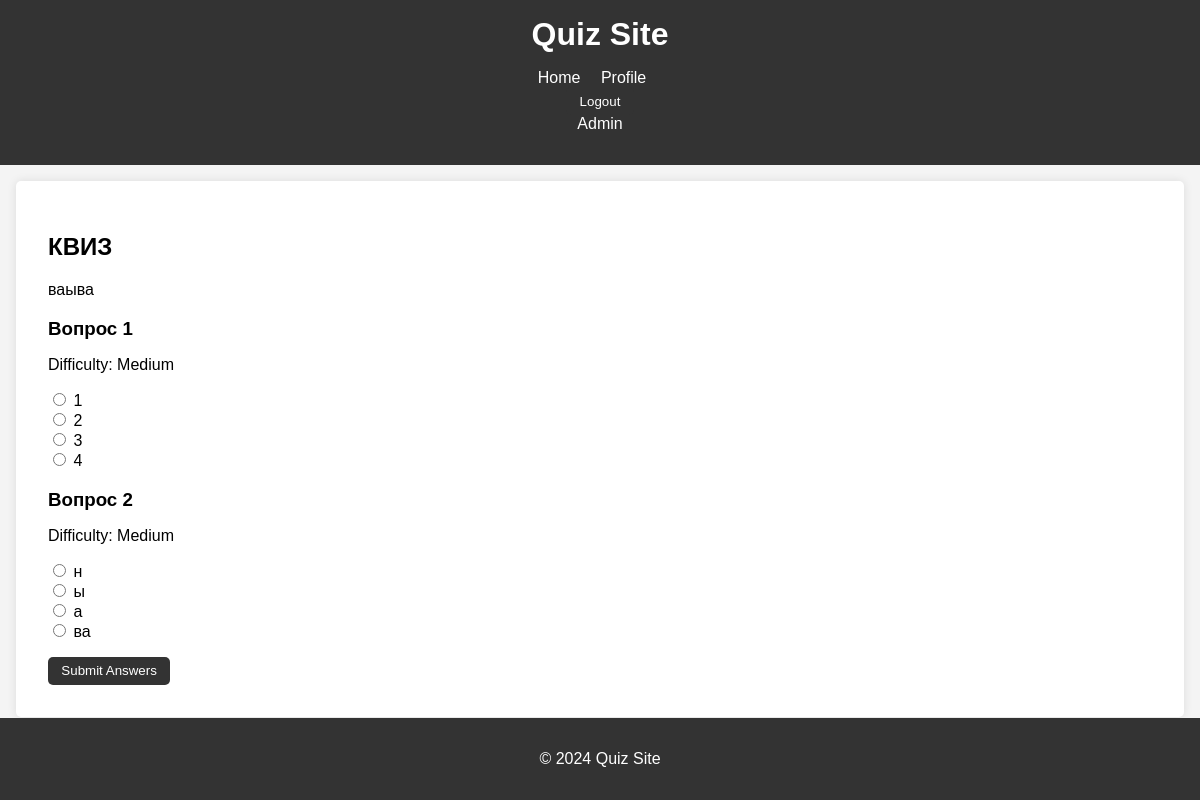
/quiz/1/ (signed in), run on an earlier commit of the app's database.
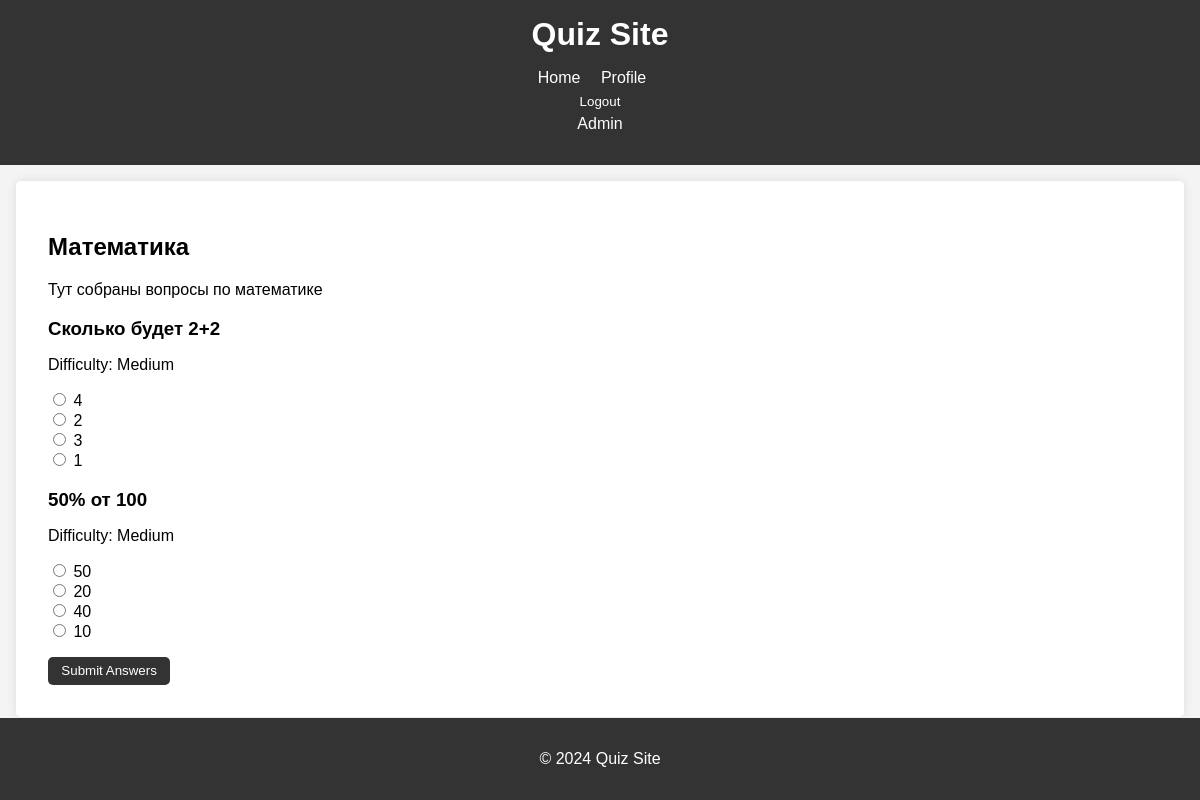
And on a later commit of the database.
### quizzes/models.py (models this page shows, shortened)
class Quiz(models.Model):
    title = models.CharField(max_length=200)
    description = models.TextField()

class Question(models.Model):
    DIFFICULTY_CHOICES = [
        ('easy', 'Easy'),
        ('medium', 'Medium'),
        ('hard', 'Hard'),
    ]
    quiz = models.ForeignKey(Quiz, on_delete=models.CASCADE)
    text = models.CharField(max_length=200)
    option1 = models.CharField(max_length=100)
    option2 = models.CharField(max_length=100)
    option3 = models.CharField(max_length=100)
    option4 = models.CharField(max_length=100)
    correct_option = models.CharField(max_length=100)
    difficulty = models.CharField(max_length=6, choices=DIFFICULTY_CHOICES, default='medium')

### quizzes/views.py (the view, shortened to what this page needs)
# urls.py: path('quiz/<int:quiz_id>/', views.quiz_detail, name='quiz_detail'),
@login_required
def quiz_detail(request, quiz_id):
    quiz = get_object_or_404(Quiz, id=quiz_id)
    if 'questions' not in request.session:
        all_questions = list(quiz.question_set.all())
        random.shuffle(all_questions)
        questions = all_questions[:2]
        request.session['questions'] = [q.id for q in questions]
    else:
        questions = Question.objects.filter(id__in=request.session['questions'])
    log_user_activity(request.user, f"Started quiz {quiz.title}")
    return render(request, 'quizzes/quiz_detail.html', {'quiz': quiz, 'questions': questions})

### quizzes/views.py (called while the page is built)
def log_user_activity(user, activity):
    UserActivityLog.objects.create(user=user, activity=activity)

### quizzes/templates/quizzes/quiz_detail.html (shortened to what this page needs)
{% extends 'quizzes/base.html' %}
{% block content %}
<h2>{{ quiz.title }}</h2>
<p>{{ quiz.description }}</p>
<form method="post">
    {% for question in questions %}
        <div class="question">
            <h3>{{ question.text }}</h3>
            <p>Difficulty: {{ question.get_difficulty_display }}</p>
            <input type="radio" name="question_{{ question.id }}" value="{{ question.option1 }}" required> {{ question.option1 }}<br>
            <input type="radio" name="question_{{ question.id }}" value="{{ question.option2 }}"> {{ question.option2 }}<br>
            <input type="radio" name="question_{{ question.id }}" value="{{ question.option3 }}"> {{ question.option3 }}<br>
            <input type="radio" name="question_{{ question.id }}" value="{{ question.option4 }}"> {{ question.option4 }}<br>
        </div>
    {% endfor %}
    <button type="submit">Submit Answers</button>
</form>
{% endblock %}

### quizzes/templates/quizzes/base.html (shortened to what this page needs)
<!DOCTYPE html>
<html>
<head>
    {% load static %}
    <link rel="stylesheet" type="text/css" href="{% static 'css/style.css' %}">
</head>
<body>
    <header>
        <h1>Quiz Site</h1>
        <nav>
            <ul>
                <li><a href="{% url 'quiz_list' %}">Home</a></li>
                {% if user.is_authenticated %}
                    <li><a href="{% url 'profile' %}">Profile</a></li>
                    <li>
                        <form method="post" action="{% url 'logout' %}">
                            <button type="submit">Logout</button>
                        </form>
                    </li>
                {% else %}
                    <li><a href="{% url 'login' %}">Login</a></li>
                    <li><a href="{% url 'register' %}">Register</a></li>
                {% endif %}
                {% if user.is_authenticated and user.is_staff %}
                    <li><a href="{% url 'admin:index' %}">Admin</a></li>
                {% endif %}
            </ul>
        </nav>
    </header>
    <main>
        {% block content %}{% endblock %}
    </main>
    <footer>
        <p>&copy; 2024 Quiz Site</p>
    </footer>
</body>
</html>

### quizzes/static/css/style.css (style rules this page uses)
body { font-family: Arial, sans-serif; background-color: #f4f4f4; margin: 0; padding: 0; }
header { background-color: #333; color: #fff; padding: 1em 0; text-align: center; }
header h1 { margin: 0; }
nav ul { list-style: none; padding: 0; }
nav ul li { display: inline; margin-right: 1em; }
nav ul li a { color: #fff; text-decoration: none; }
main { padding: 2em; background-color: #fff; margin: 1em; border-radius: 5px; box-shadow: 0 0 10px rgba(0,0,0,0.1); }
footer { text-align: center; padding: 1em 0; background-color: #333; color: #fff; position: fixed; width: 100%; bottom: 0; }
button { background-color: #333; color: #fff; border: none; padding: 0.5em 1em; border-radius: 5px; cursor: pointer; }
.question { margin-bottom: 1em; }
.question h3 { margin-bottom: 0.5em; }

What changed in the data, as far as the page shows it:
changed Quiz: title "КВИЗ" → "Математика"; description "ваыва" → "Тут собраны вопросы по математике"
changed Question: text "Вопрос 1" → "Сколько будет 2+2"; option1 "1" → "4"; option4 "4" → "1"
changed Question (number 2 of 2 on the later page): text "Вопрос 2" → "50% от 100"; option1 "н" → "50"; option2 "ы" → "20"; option3 "а" → "40"; option4 "ва" → "10"
